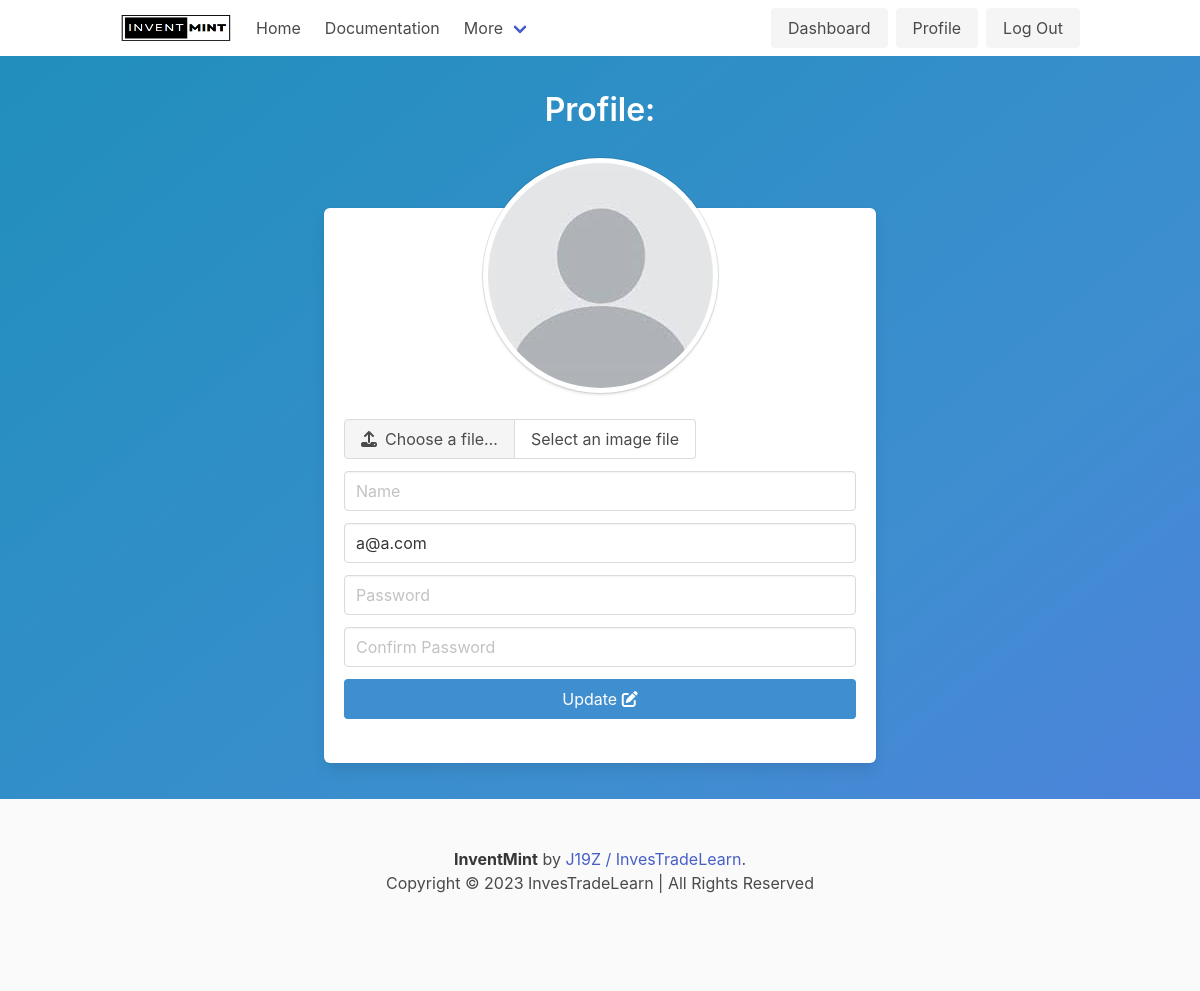
The app's page /profile (signed in), older data.
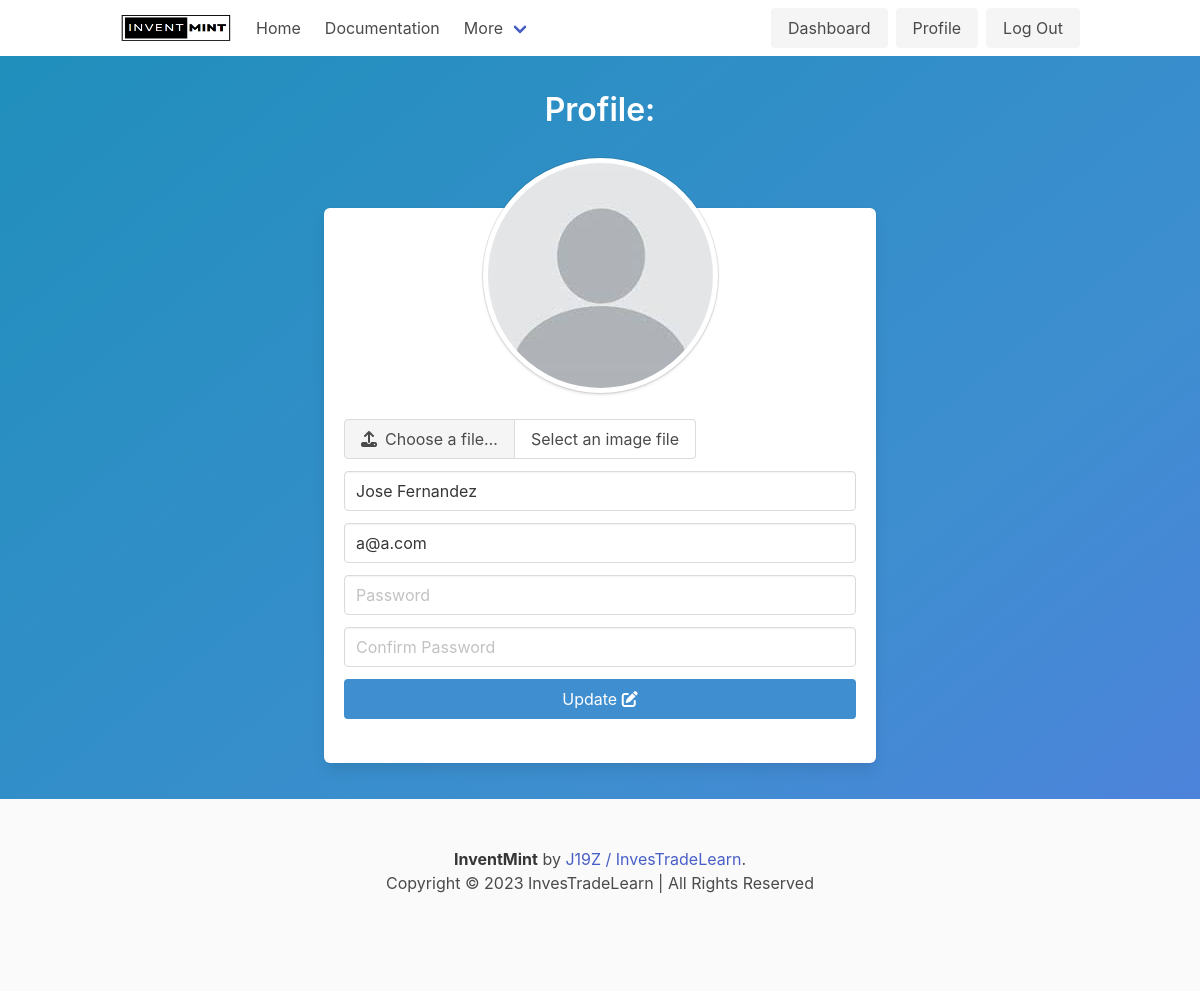
The same page, newer data.
### app/models.py (models this page shows)
class User(db.Model, UserMixin):
    id = db.Column(db.Integer, primary_key=True)
    email = db.Column(db.String(20), nullable=False, unique=True)
    name = db.Column(db.String(20), nullable=True)
    password = db.Column(db.String(80), nullable=False)
    image_filename = db.Column(db.String(200))
    admin = db.Column(db.Boolean, nullable=False, default=False)
    registered_on = db.Column(db.DateTime, nullable=False, default=datetime.datetime.now())

### app/mod_user/views.py (the view, shortened to what this page needs)
@auth.route('/profile', methods=['GET', 'POST'])
@login_required
def profile():
    form = ProfileUserForm()
    if current_user.image_filename != None:
        image_filename = current_user.image_filename
    else:
        image_filename = None
    return render_template('user/profile.html', form=form, image_filename=image_filename)

### app/mod_user/forms.py
class ProfileUserForm(FlaskForm):
    name = StringField(validators=[InputRequired(), Length(min=4, max=20)], render_kw={'placeholder':'Name'})
    email = StringField(validators=[InputRequired(), Length(min=4, max=20)], render_kw={'placeholder':'Email'})
    password = PasswordField(validators=[Optional(), Length(min=4, max=20)], render_kw={'placeholder':'Password'})
    password_confirmation = PasswordField(validators=[Optional(), Length(min=4, max=20)], render_kw={'placeholder':'Confirm Password'})
    image_filename = FileField(label='Image', validators=[FileAllowed(['jpg','png','jpeg'])])
    submit = SubmitField('Update')

### app/templates/user/profile.html (shortened to what this page needs)
{% extends "base.html" %}
{% block content %}
    <section class="hero is-info is-small is-bold">
        <div class="hero-body">
            <div class="container has-text-centered">
                <div class="column is-three-fifths is-offset-one-fifth">
                    <h1 class="title has-text-white">Profile:</h1>
                    <div class="box">
                        <figure class="avatar">
                        {% if current_user.image_filename == None %}
                            <img class="is-rounded" src="{{ url_for('static', filename='profile_pics/profile_default.jpeg') }}">
                        {% else %}
                            <img class="" src="{{ url_for('static', filename='profile_pics/' + current_user.image_filename) }}" height="250" width="200">
                        {% endif %}
                        </figure>
                        <form method="POST" action="" enctype="multipart/form-data">
                            <div class="field">
                                <div class="file has-name">
                                    <label class="file-label">
                                    <span class="file-cta">
                                        <span class="file-icon">
                                        <i class="fas fa-upload"></i>
                                        </span>
                                        <span class="file-label">
                                        Choose a file…
                                        </span>
                                    </span>
                                    <span class="file-name">
                                        Select an image file
                                    </span>
                                    </label>
                                </div>
                            </div>
                            {% if current_user.name == None %}
                            <div class="field">
                                <div class="control">
                                    <input class="input is-normal" name="{{ form.name.name }}" type="text" placeholder="{{ form.name.render_kw.placeholder }}" autofocus="">
                                </div>
                            </div>
                            {% else %}
                            <div class="field">
                                <div class="control">
                                    <input class="input is-normal" name="{{ form.name.name }}" value="{{ current_user.name }}" type="text" placeholder="{{ form.name.render_kw.placeholder }}" autofocus="">
                                </div>
                            </div>
                            {% endif %}
                            <div class="field">
                                <div class="control">
                                    <input class="input is-normal" name="{{ form.email.name }}" type="email" value="{{ current_user.email }}" placeholder="{{ form.email.render_kw.placeholder }}" autofocus="">
                                </div>
                            </div>
                            <div class="field">
                                <div class="control">
                                    <input class="input is-normal" type="password" name="{{ form.password.name }}" placeholder="{{ form.password.render_kw.placeholder }}">
                                </div>
                            </div>
                            <div class="field">
                                <div class="control">
                                    <input class="input is-normal" type="password" name="{{ form.password_confirmation.name }}" placeholder="{{ form.password_confirmation.render_kw.placeholder }}">
                                </div>
                            </div>
                            <button class="button is-block is-info is-normal is-fullwidth" name="{{ form.submit.name }}" >Update <i class="fa-solid fa-pen-to-square" aria-hidden="true"></i></button>
                    </form>
                    <br>
                </div>
            </div>
        </div>
    </section>
{% endblock %}

### app/templates/base.html (shortened to what this page needs)
<!DOCTYPE html>
<html>
    <head>
        <link rel="stylesheet" href="{{ url_for('static', filename='css/bulma.min.css') }}">
        <link rel="stylesheet" href="{{ url_for('static', filename='css/login.css') }}">
    </head>
    <body>
        <nav class="navbar" role="navigation" aria-label="main navigation">
            <div class="container">
            <div class="navbar-brand">
                <a class="navbar-item" href="{{url_for('main.index')}}">
                <img src="{{ url_for('static', filename='images/inventMint_logo_small.png') }}" width="112" height="28">
                </a>
            </div>
            <div id="navbarBasicExample" class="navbar-menu">
                <div class="navbar-start">
                <a class="navbar-item">
                    Home
                </a>
                <a class="navbar-item">
                    Documentation
                </a>
                <div class="navbar-item has-dropdown is-hoverable">
                    <a class="navbar-link">
                        More
                    </a>
                </div>
                </div>
                <div class="navbar-end">
                <div class="navbar-item">
                    <div class="buttons">
                        {% if current_user.is_authenticated %}
                            <a class="button is-light" href="{{url_for('main.dashboard')}}">
                                Dashboard
                            </a>
                            <a class="button is-light" href="{{url_for('auth.profile')}}">
                                Profile
                            </a>
                            <a class="button is-light" href="{{url_for('auth.logout')}}">
                                Log Out
                            </a>
                        {% endif %}
                    </div>
                </div>
                </div>
            </div>
        </div>
        </nav>
        {% block content %}
        {% endblock %}
        <footer class="footer">
            <div class="content has-text-centered">
            <p>
                <strong>InventMint</strong> by <a href="http://investradelearn.com/">J19Z / InvesTradeLearn</a>.<br> Copyright © 2023 InvesTradeLearn | All Rights Reserved
            </p>
            </div>
        </footer>
    </body>
</html>

### app/static/css/login.css (style rules this page uses)
.box { margin-top: 5rem; }
.avatar { margin-top: -70px; padding-bottom: 20px; }
.avatar img { padding: 5px; background: #fff; border-radius: 50%; -webkit-box-shadow: 0 2px 3px rgba(10,10,10,.1), 0 0 0 1px rgba(10,10,10,.1); box-shadow: 0 2px 3px rgba(10,10,10,.1), 0 0 0 1px rgba(10,10,10,.1); }

Row changes from the older to the newer data that the page shows:
changed User "a@a.com": name (not shown) → "Jose Fernandez"
Text that changed along with them:
form field name: "Name" → (not shown)
